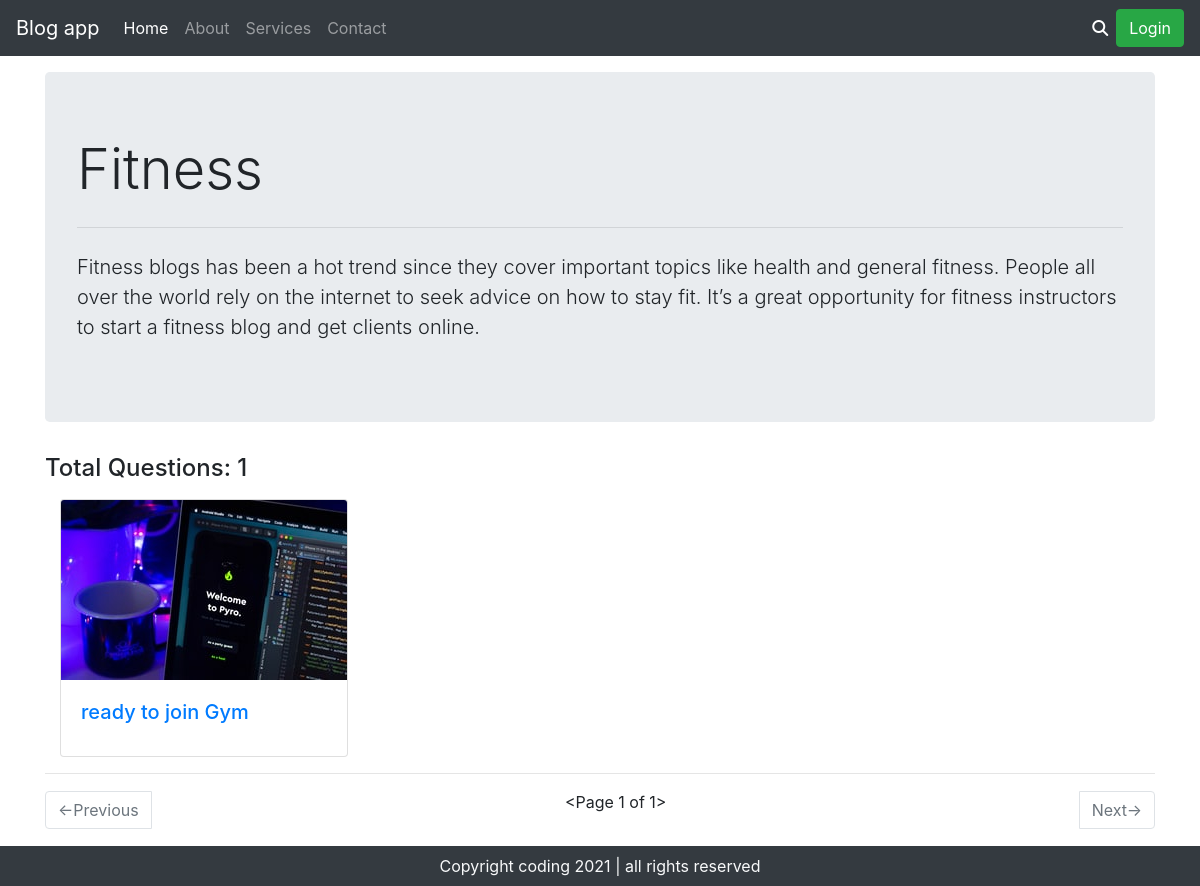
The app's page /fitness/index.htm with its own data.
### blog/models.py (models this page shows, shortened)
class Blog_categories(models.Model):
	category = models.CharField(max_length=50)
	desc = models.TextField()
	slug = models.SlugField(unique=True, null = True, blank = True)

class BlogPost(models.Model):
	cat_slug = models.CharField(max_length=300, default="")
	blg_title = models.CharField(max_length=50)
	blg_desc = models.TextField()
	slug = models.SlugField(unique=True, null = True, blank = True)

### blog/views.py (the view)
# urls.py: path('<slug:slug>/index.htm', blogPost),
def blogPost(request, slug):
    cat_slg = slug
    cat = Blog_categories.objects.filter(slug=slug)
    if cat.exists():
        cat = cat.first()
        que = BlogPost.objects.filter(cat_slug=slug).order_by('id')
        total_que = que.count()
        paginator = Paginator(que, 2, orphans=1)
        page_number = request.GET.get('page')
        page_obj = paginator.get_page(page_number)
    else:
        return HttpResponse('<h1>Page Not Found</h1>')
    return render(request, 'questions.html', {'cat':cat, 'page_obj': page_obj, 'total_que': total_que, 'cat_slg': cat_slg})

### blog/templates/questions.html (shortened to what this page needs)
{% extends 'basic.html' %}
{% load static %}
{% block body %}
<div class="container">
	<div class="jumbotron mt-3">
		<h1 class="display-4">{{cat.category}}</h1>
		<hr class="my-4">
		<p class="lead">{{cat.desc}}</p>
	</div>
	<h4 class="mt-3">Total Questions: {{total_que}}</h4>
	{% for qt in page_obj %}
	<div class="col-md-4 my-3">
		<div class="card" style="width: 18rem;">
			<a href="/{{cat_slg}}/{{qt.slug}}"><img class="card-img-top" src="{% static 'images/card1.jpg' %}" alt="Card image cap"></a>
			<div class="card-body">
				<h5 class="card-title"><a href="/{{cat_slg}}/{{qt.slug}}">{{qt.blg_title}}</a></h5>
			</div>
		</div>
	</div>
	<hr>
	{% endfor %}
	<div class="">
		<nav aria-label="...">
			<ul class="pagination d-flex justify-content-between align-items-center">
				{% if page_obj.has_previous %}
				<li class="page-item">
					<a class="page-link" href="?page={{page_obj.previous_page_number}}">&larr;Previous</a>
				</li>
				{% else %}
				<li class="page-item disabled">
					<a class="page-link" href="#">&larr;Previous</a>
				</li>
				{% endif %}
				<p>{{page_obj}}</p>
				{% if page_obj.has_next %}
				<li class="page-item">
					<a class="page-link" href="?page={{page_obj.next_page_number}}">Next&rarr;</a>
				</li>
				{% else %}
				<li class="page-item disabled">
					<a class="page-link" href="#">Next&rarr;</a>
				</li>
				{% endif %}
			</ul>
		</nav>
	</div>
</div>
{% endblock %}
{% block footer %}
<div class="container-fluid bg-dark text-light">
	<p class="text-center py-2 mb-0">Copyright coding 2021 | all rights reserved</p>
</div>
{% endblock %}

### records on screen
Blog_categories: category "Fitness", desc "Fitness blogs has been a hot trend since they cover important topics like health and general fitness. People all over the world rely on the internet to seek advice on how to stay fit. It’s a great opportunity for fitness instructors to start a fitness blog and get clients online."
BlogPost: blg_title "ready to join Gym"

### other values on screen
{{ total_que }} "1"
{{ page_obj }} "<Page 1 of 1>"
